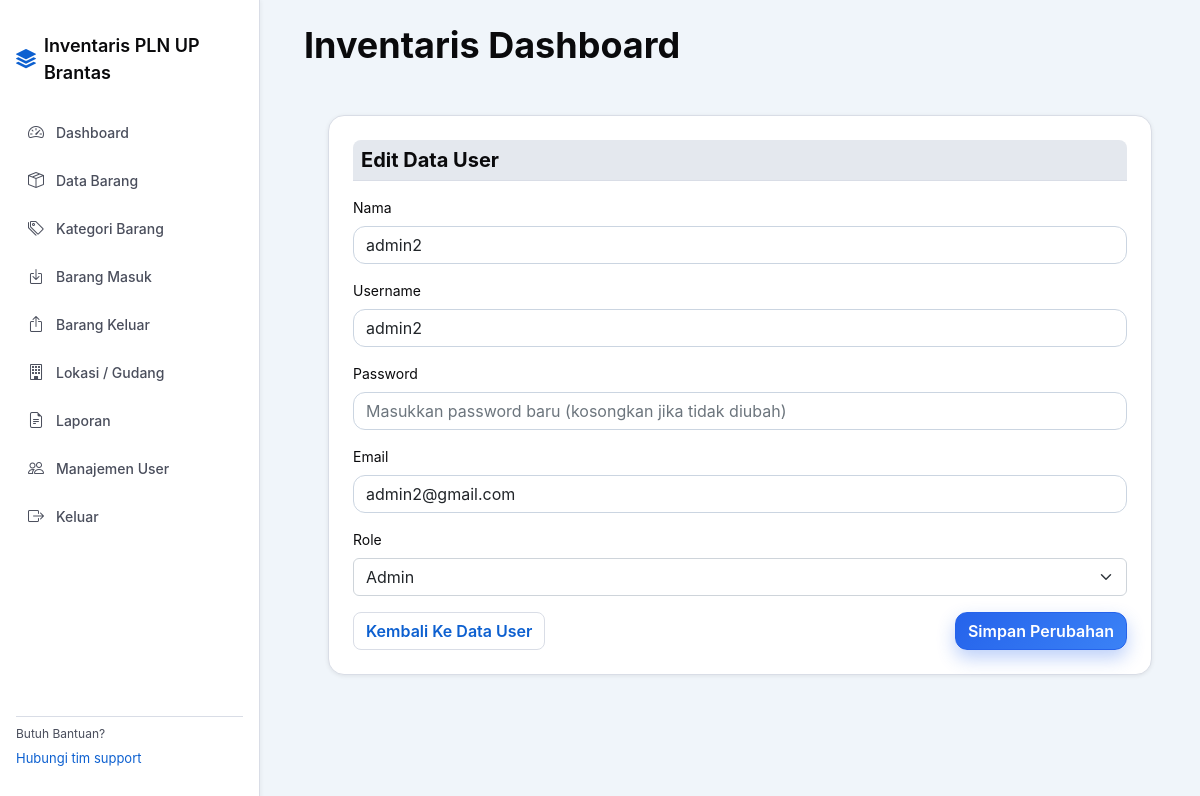
Page /index.php?page=edit_user&id_user=9 (signed in) on the committed database.
### tables this page shows
CREATE TABLE `user` (
  `id_user` int NOT NULL,
  `nama` varchar(255) NOT NULL,
  `username` varchar(255) NOT NULL,
  `password` varchar(255) NOT NULL,
  `email` varchar(255) NOT NULL,
  `role` enum('leader','admin') NOT NULL,
  `created_at` timestamp NULL DEFAULT CURRENT_TIMESTAMP
);

### koneksi/koneksi.php (called while the page is built, shortened)
<?php
function normalize_user_role($role) {
    $role = strtolower(trim((string) ($role ?? '')));
    $map = [
        'admin' => 'admin',
        'petugas' => 'petugas',
        'leader' => 'petugas',
        'user' => 'petugas',
        'operator' => 'petugas',
        'viewer' => 'viewer',
    ];
    return $map[$role] ?? 'viewer';
}
?>

### form/edit_user.php (the view, shortened to what this page needs)
<?php
$id_user = isset($_GET['id_user']) ? intval($_GET['id_user']) : 0;
if ($id_user) {
    $stmt = $koneksi->prepare("SELECT * FROM user WHERE id_user = ?");
    $stmt->bind_param('i', $id_user);
    $stmt->execute();
    $result = $stmt->get_result();
    $data = $result->fetch_assoc();
} else {
    echo "ID User tidak ditemukan!";
    exit;
}
?>
<div class="form-container">
    <div class="form-header">
        <h5>Edit Data User</h5>
    </div>
    <form action="" method="post">
        <div class="mb-3">
            <label for="nama" class="form-label">Nama</label>
            <input type="text" class="form-control" id="nama" name="nama" value="<?= $data['nama']; ?>" required>
        </div>
        <div class="mb-3">
            <label for="username" class="form-label">Username</label>
            <input type="text" class="form-control" id="username" name="username" value="<?= $data['username']; ?>" required>
        </div>
        <div class="mb-3">
            <label for="password" class="form-label">Password</label>
            <input type="password" class="form-control" id="password" name="password" placeholder="Masukkan password baru (kosongkan jika tidak diubah)">
        </div>
        <div class="mb-3">
            <label for="email" class="form-label">Email</label>
            <input type="email" class="form-control" id="email" name="email" value="<?= $data['email']; ?>" required>
        </div>
        <div class="mb-3">
            <label for="role" class="form-label">Role</label>
            <select class="form-select" id="role" name="role" required>
                <option value="admin" <?= (normalize_user_role($data['role']) === 'admin') ? 'selected' : ''; ?>>Admin</option>
            </select>
        </div>
        <div class="d-flex justify-content-between">
            <a href="index.php?page=user" class="btn btn-secondary">Kembali Ke Data User</a>
            <button type="submit" class="btn btn-primary">Simpan Perubahan</button>
        </div>
    </form>
</div>

### assets/css/style.css (style rules this page uses)
* { margin: 0; padding: 0; box-sizing: border-box; }
:root { --color-primary: #0d60d0; --color-surface: #ffffff; --color-background: #f0f5fa; --color-text-primary: #0a0a0c; --color-text-primary-dark: #0a0e0c; --color-text-secondary: #4a4e5c; --color-border: #d9dde6; --color-focus-ring: rgba(13, 96, 208, 0.25); --color-muted: #e4e8ee; --color-success: #22c55e; --color-info: #3b82f6; --color-warning: #f59e0b; --color-error: #ef4444; --space-xs: 4px; --space-sm: 8px; --space-md: 16px; --space-lg: 24px; --space-xl: 32px; --space-xxl: 48px; --radius-none: 0px; --radius-small: 4px; --radius-medium: 8px; --radius-large: 16px; --radius-full: 9999px; --shadow-0: none; --shadow-1: 0 1px 4px rgba(10, 10, 12, 0.08); --shadow-2: 0 4px 12px rgba(10, 10, 12, 0.12); --shadow-3: 0 8px 24px rgba(10, 10, 12, 0.14); }
body { font-family: "Inter", "Segoe UI", "system-ui", Arial, sans-serif; background-color: var(--color-background); color: var(--color-text-primary); line-height: 1.5; font-size: 14px; }
.btn-primary { background: linear-gradient(130deg, #2563eb, #3b82f6); border: 1px solid #2563eb; box-shadow: 0 8px 18px rgba(37, 99, 235, 0.3); border-radius: 12px; color: #fff; font-weight: 600; transition: transform 0.15s ease, box-shadow 0.15s ease; }
.btn-secondary { background: var(--color-surface); color: var(--color-primary); border: 1px solid var(--color-border); border-radius: var(--radius-medium); font-weight: 600; transition: background 0.15s ease; }
.form-container { background-color: var(--color-surface); padding: var(--space-lg); border-radius: var(--radius-large); border: 1px solid var(--color-border); box-shadow: var(--shadow-1); }
.form-header { background-color: var(--color-muted); padding: var(--space-sm); border-radius: var(--radius-medium) var(--radius-medium) 0 0; border-bottom: 1px solid var(--color-border); margin-bottom: var(--space-md); }
.form-header h5 { margin: 0; font-weight: 700; color: var(--color-text-primary); }
.form-control { border-radius: 12px; border: 1px solid #cbd5e1; transition: border-color 0.2s ease, box-shadow 0.2s ease; }
a { text-decoration: none; color: var(--color-primary); }
.app-shell { min-height: 100vh; display: flex; background: var(--color-background); }

### rows in the picture
user: nama "admin2", username "admin2", email "admin2@gmail.com", role "Admin"

### other values in the picture
$item['label'] "Dashboard"
$item['label'] "Data Barang"
$item['label'] "Kategori Barang"
$item['label'] "Barang Masuk"
$item['label'] "Barang Keluar"
$item['label'] "Lokasi / Gudang"
$item['label'] "Laporan"
$item['label'] "Manajemen User"
$item['label'] "Keluar"
